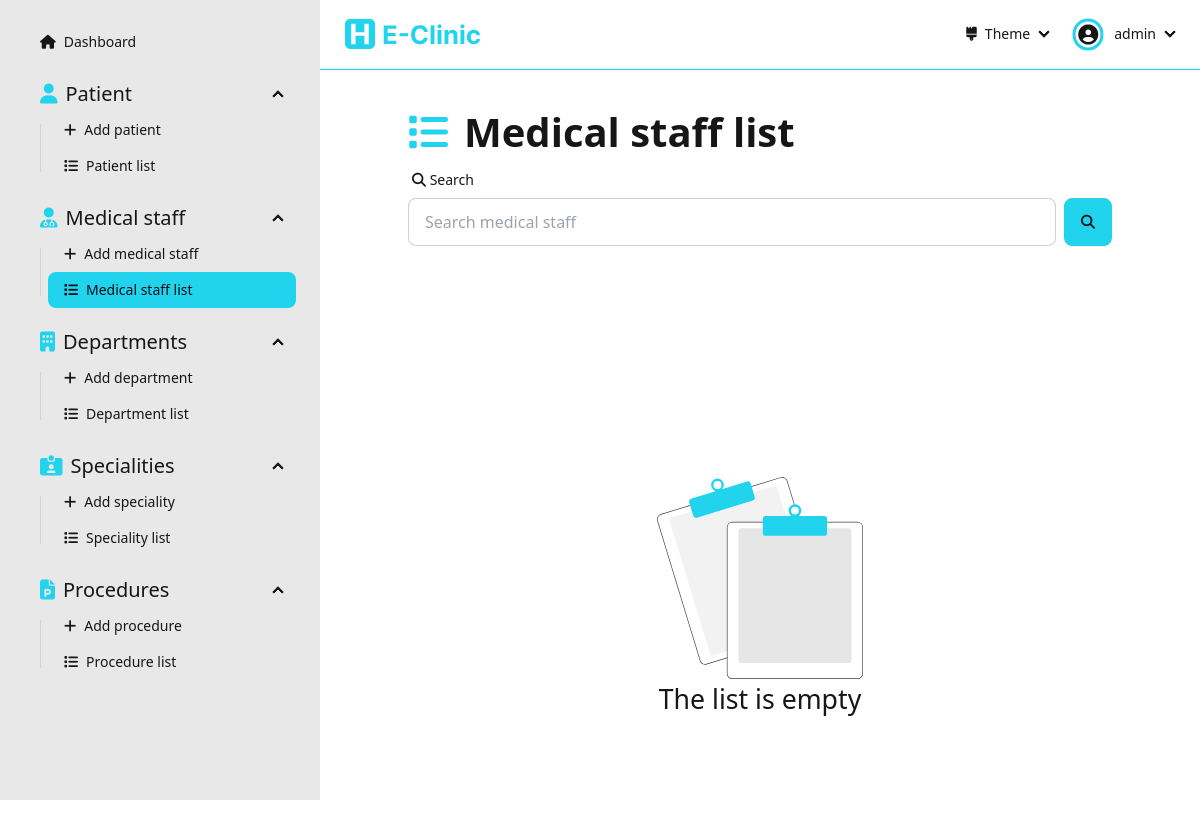
The page /dashboard/medical-staff (signed in) on the database as committed earlier.
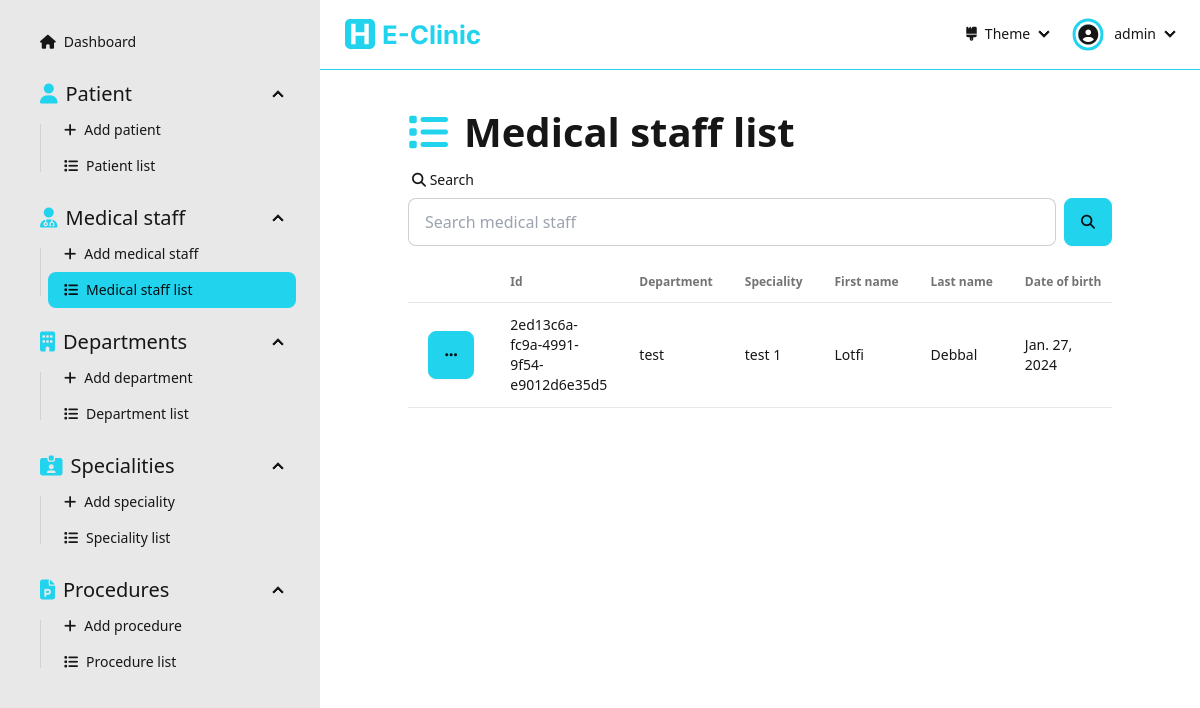
The same page on the database as committed later.
### Dashboard/models.py (models this page shows, shortened)
class MedicalStaff(models.Model):
  id = models.UUIDField(primary_key=True, default=uuid.uuid4, editable=False)
  department = models.ForeignKey('Department', on_delete=models.CASCADE)
  speciality = models.ForeignKey('Speciality', on_delete=models.CASCADE)
  firstName = models.CharField(max_length=256, null=False)
  lastName = models.CharField(max_length=256, null=False)
  dateOfBirth = models.DateField(null=False)
  adress = models.CharField(max_length=256, null=False)
  phoneNumber = models.CharField(max_length=20, null=False, unique=True)
  email = models.CharField(max_length=254, null=False, unique=True)
  gender = models.CharField(max_length=6, choices=Genders.choices)
  createdAt = models.DateTimeField(auto_now_add=True)
  updatedAt = models.DateTimeField(auto_now=True)

class Department(models.Model):
  id = models.UUIDField(primary_key=True, default=uuid.uuid4, editable=False)
  name = models.CharField(max_length=256, null=False, unique=True)
  def __str__(self):
     return f"{self.name}"

class Speciality(models.Model):
  id = models.UUIDField(primary_key=True, default=uuid.uuid4, editable=False)
  name = models.CharField(max_length=256, null=False, unique=True)
  def __str__(self):
     return f"{self.name}"

### Dashboard/views/medicalStaff.py (the view)
# urls.py: path('dashboard/medical-staff', medicalStaff.medicalStaffList, name='medical-staff-list'),
@login_required(login_url='sign-in')
def medicalStaffList(request: HttpRequest):
  form = SearchForm(request.GET)
  medicalStaffArray = []
  if form.is_valid():
    search = form.cleaned_data['search']
    medicalStaffArray = MedicalStaff.objects.filter(
      Q(department__name__icontains=search) |
        Q(speciality__name__icontains=search) |
        Q(firstName__icontains=search) |
        Q(lastName__icontains=search) |
        Q(dateOfBirth__icontains=search) |
        Q(adress__icontains=search) |
        Q(phoneNumber__icontains=search) |
        Q(email__icontains=search) |
        Q(gender__icontains=search)
    )
  else:
    medicalStaffArray = MedicalStaff.objects.all()
  context = { 'medicalStaffArray': medicalStaffArray, 'form': form }
  return render(request, 'pages/medical-staff/medical-staff-list.html', context=context)

### Dashboard/forms.py
class SearchForm(forms.Form):
  search  = forms.CharField(required=False)

### Dashboard/templates/pages/medical-staff/medical-staff-list.html (shortened to what this page needs)
{% extends "layouts/dashboard.html" %}
{% load static %}
{% load widget_tweaks %}
{% block dashboard_content %}
  <div class="flex flex-1 flex-col items-center pb-[5rem]">
    <div class="flex flex-1 flex-col max-w-[90%] lg:max-w-[80%] justify-start w-full">
      <div class="text-[30pt] font-bold"><i class="fas fa-list text-primary mr-[1rem]"></i>Medical staff list</div>
      <form action="" method="get" class="mb-[1rem]">
        <label class="form-control w-full">
          <div class="label">
            <span class="label-text"><i class="fas fa-search"></i> Search</span>
          </div>
          <div class="flex">
            {% render_field form.search placeholder="Search medical staff" type="text" class+="input input-bordered w-full" %}
            <button class="btn btn-primary ml-[0.5rem]"><i class="fas fa-search"></i></button>
          </div>
        </label>
      </form>
      {% if medicalStaffArray.count > 0 %}
      <div class="overflow-x-auto flex-1 flex items-start">
        <table class="table table-pin-rows table-pin-cols table-zebra">
          <thead>
            <tr>
              <td></td>
              <td>Id</td>
              <td>Department</td>
              <td>Speciality</td>
              <td>First name</td>
              <td>Last name</td>
              <td>Date of birth</td>
            </tr>
          </thead>
          <tbody>
            {% for medicalStaff in medicalStaffArray %}
              <tr>
                <td>
                  <div class="dropdown">
                    <div tabindex="0" role="button" class="btn btn-primary m-1"><i class="fas fa-ellipsis"></i></div>
                  </div>
                </td>
                <td>{{medicalStaff.id}}</td>
                <td>{{medicalStaff.department}}</td>
                <td>{{medicalStaff.speciality}}</td>
                <td>{{medicalStaff.firstName}}</td>
                <td>{{medicalStaff.lastName}}</td>
                <td>{{medicalStaff.dateOfBirth}}</td>
              </tr>
            {% endfor %}
          </tbody>
        </table>
      </div>
      {% else %}
        <div class="flex flex-1 flex-col justify-center items-center h-full w-full">
          <img class="h-[30%]" src="{% static "assets/empty-list.svg" %}" alt="empty-list">
          <div class="text-[20pt]">The list is empty</div>
        </div>
      {% endif %}
    </div>
  </div>
{% endblock dashboard_content %}

Rows that differ between the two databases and show on the page:
added MedicalStaff: id "2ed13c6a-fc9a-4991-9f54-e9012d6e35d5", department "test", speciality "test 1", firstName "Lotfi", lastName "Debbal", dateOfBirth "Jan. 27, 2024"
Other text that changed with them:
text no longer shown: "The list is empty"
text now shown: "Id Department Speciality First name Last name Date of birth"
